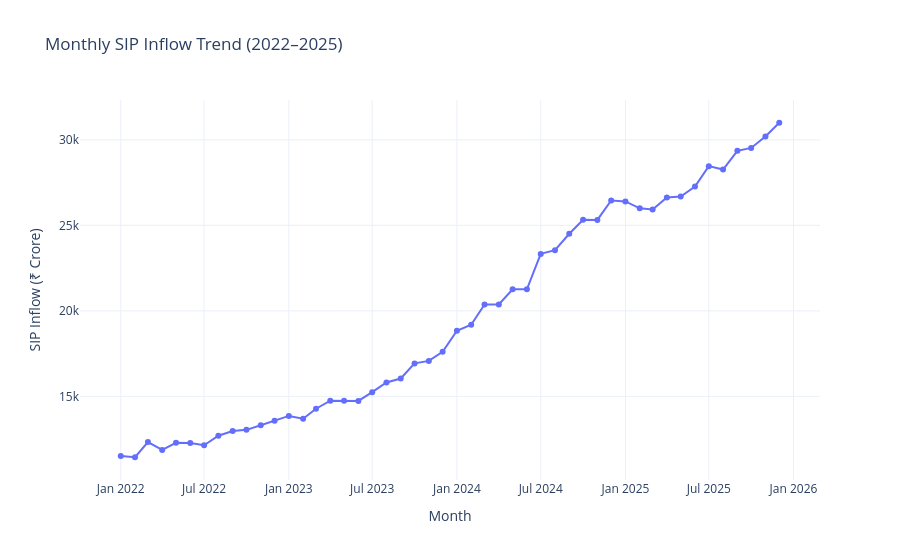

Notebook code for this chart:
### Code cell
import plotly.express as px

fig = px.line(
    sip,
    x="month",
    y="sip_inflow_crore",
    title="Monthly SIP Inflow Trend (2022–2025)",
    markers=True
)

fig.update_layout(
    xaxis_title="Month",
    yaxis_title="SIP Inflow (₹ Crore)",
    template="plotly_white"
)

fig.show()
